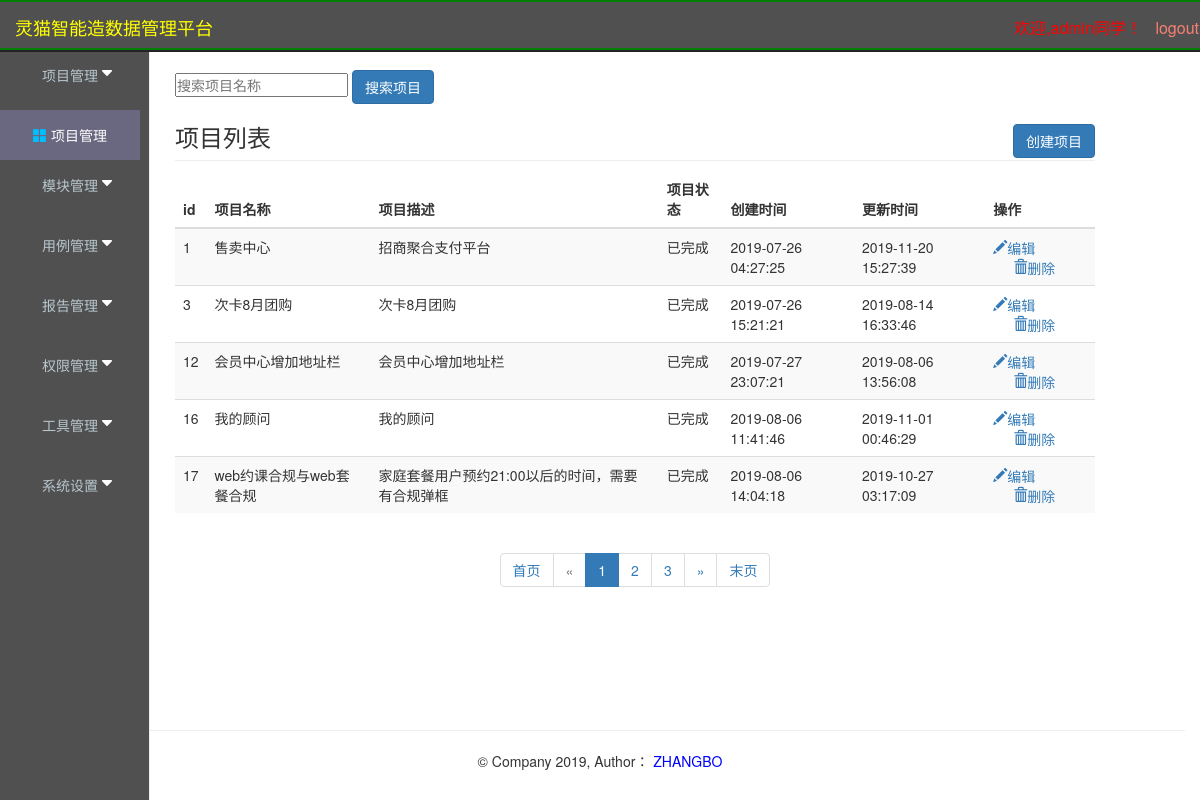
The page /project/ (signed in) on the database its author committed.
### ccimp_project_app/models/projectModels.py (models this page shows, shortened)
class Project(models.Model):
      user = models.ForeignKey(User,on_delete=models.CASCADE)
      name = models.CharField("名称",max_length=50,null=False)
      describe = models.TextField("描述",default="",max_length=50)
      status = models.IntegerField("状态",default=0)#禁用0 开启1 进行中2 已完成3 暂停4
      create_time = models.DateTimeField(null=False)
      update_time = models.DateTimeField(null=True)

### ccimp_user_app/views.py (the view)
    def inner(request, *args, **kwargs):
        v = request.session.get('is_login', None)
        if v != True:
            return redirect('/login_ccimp/')
        return func(request, *args, **kwargs)

### templates/project_list.html (shortened to what this page needs)
{% extends "base.html" %}
{% block base %}
{% include "common_top.html"%}
<div class="container-fluid">
    <div class="row">
        {% include "common_left.html"%}
        <div style="margin-left: 135px;" class="col-sm-9 col-sm-offset-3 col-md-10 col-md-offset-2 main">
            {% if type == "list" %}
            <form class="project" method="get" name="project-page" action="search">
                <input type="text" name="search_name" placeholder="搜索项目名称">
                <button class="btn btn-primary" type="submit">搜索项目</button>
            </form>
            <h3 class="sub-header">项目列表
                <button class="btn btn-primary" name="submit" style="float:right;"
                        onclick="location.href='/project/add_project/'">创建项目</button>
            </h3>
            <div class="table-responsive">
                <table class="table table-striped">
                    <thead>
                        <tr style="text-align: center">
                            <th>id</th>
                            <th>项目名称</th>
                            <th>项目描述</th>
                            <th>项目状态</th>
                            <th>创建时间</th>
                            <th>更新时间</th>
                            <th>操作</th>
                        </tr>
                    </thead>
                    <tbody>
                        {% for project in projects %}
                        <tr>
                            <td>{{ project.id }}</td>
                            <td>{{ project.name }}</td>
                            <td>{{ project.describe }}</td>
                            {% if project.status == 0 %}
                                <td>禁用</td>
                            {% elif project.status == 1 %}
                                <td>开启</td>
                            {% elif project.status == 2 %}
                                <td>进行中</td>
                            {% elif project.status == 3 %}
                                <td>已完成</td>
                            {% elif project.status == 4 %}
                                <td>暂停</td>
                            {% endif %}
                            <td>{{ project.create_time | date:"Y-m-d H:i:s" }}</td>
                            <td>{{ project.update_time | date:"Y-m-d H:i:s" }}</td>
                            <td>
                                <a href="/project/edit_project/{{ project.id }}/">
                                    <i class="glyphicon glyphicon-pencil">编辑</i>
                                </a>
                                <a href="/project/delete_project/{{ project.id }}/" style="margin-left:20px;"
                                          onclick="return project_del()">
                                    <i class="glyphicon glyphicon-trash">删除</i>
                                </a>
                            </td>
                        </tr>
                        {% endfor %}
                    </tbody>
                </table>
            </div>
            {% endif %}
            <div style="text-align: center;">
               <nav aria-label="Page navigation">
                  <ul class="pagination">
                      {% if projects %}
                          {% if search_name %}
                              <li>
                                  <a href="?search_name={{ search_name }}&page={{ page_num }}" aria-label="Previous">
                                      <span aria-hidden="true">首页</span>
                                  </a>
                              </li>
                          {% else %}
                              <li>
                                  <a href="?page={{ page_num }}" aria-label="Previous">
                                      <span aria-hidden="true">首页</span>
                                  </a>
                              </li>
                          {% endif %}
                          {% if projects.has_previous %}
                              {% if search_name %}
                                  <li>
                                      <a href="?search_name={{ search_name }}&page={{ projects.previous_page_number}}" aria-label="Previous">
                                          <span aria-hidden="true">&laquo;</span>
                                      </a>
                                  </li>
                              {% else %}
                                  <li>
                                      <a href="?page={{ projects.previous_page_number}}" aria-label="Previous">
                                          <span aria-hidden="true">&laquo;</span>
                                      </a>
                                  </li>
                              {% endif %}
                          {% else %}
                              <li class="disabled">
                                      <a href="#" aria-label="Next">
                                          <span aria-hidden="true">&laquo;</span>
                                      </a>
                              </li>
                          {% endif%}
                          {% for p1 in paginator_num_pages_array_ %}
                              {% if projects.has_previous %}
                                  {% if search_name %}
                                      {% if p1 == projects.number %}
                                          <li class="active">
                                              <a href="?search_name={{ search_name }}&page={{ p1 }}">
                                                  {{ p1 }}
                                              </a>
                                          </li>
                                      {% else %}
                                          <li>
                                              <a href="?search_name={{ search_name }}&page={{ p1 }}">
                                                  {{ p1 }}
                                              </a>
                                          </li>
                                      {% endif %}
                                  {% else %}
                                      {% if p1 == projects.number %}
                                          <li class="active">
                                              <a href="?page={{ p1 }}">
                                                  {{ p1 }}
                                              </a>
                                          </li>
                                      {% else %}
                                          <li>
                                              <a href="?page={{ p1 }}">
                                                  {{ p1 }}
                                              </a>
                                          </li>
                                      {% endif %}
                                  {% endif %}
                              {% else %}
                                  {% if search_name %}
                                      {% if p1 == projects.number %}
                                          <li class="active">
                                              <a href="?search_name={{ search_name }}&page={{ p1 }}">
                                                  {{ p1 }}
                                              </a>
                                          </li>
                                      {% else %}
                                          <li>
                                              <a href="?search_name={{ search_name }}&page={{ p1 }}">
                                                  {{ p1 }}
                                              </a>
                                          </li>
                                      {% endif %}
                                  {% else %}
                                      {% if p1 == projects.number %}
                                          <li class="active">
                                              <a href="?page={{ p1 }}">
                                                  {{ p1 }}
                                              </a>
                                          </li>
                                      {% else %}
                                          <li>
                                              <a href="?page={{ p1 }}">
                                                  {{ p1 }}
                                              </a>
                                          </li>
                                      {% endif %}
                                  {% endif %}
                              {% endif %}
                          {% endfor %}
                          {% if projects.has_next %}
                              {% if search_name %}
                                  <li>
                                      <a href="?search_name={{ search_name }}&page={{ projects.next_page_number}}" aria-label="Previous">
                                          <span aria-hidden="true">&raquo;</span>
                                      </a>
                                  </li>
                              {% else %}
                                  <li>
                                      <a href="?page={{ projects.next_page_number}}" aria-label="Previous">
                                          <span aria-hidden="true">&raquo;</span>
                                      </a>
                                  </li>
                              {% endif %}
                          {% else %}
                              <li class="disabled">
                                      <a href="#" aria-label="Next">
                                          <span aria-hidden="true">&raquo;</span>
                                      </a>
                              </li>
                          {% endif%}
                          {% if search_name %}
                              <li>
                                  <a href="?search_name={{ search_name }}&page={{ paginator_num_pages }}" aria-label="Previous">
                                      <span aria-hidden="true">末页</span>
                                  </a>
                             </li>
                          {% else %}
                              <li>
                                  <a href="?page={{ paginator_num_pages }}" aria-label="Previous">
                                      <span aria-hidden="true">末页</span>
                                  </a>
                             </li>
                          {% endif %}
                      {% endif %}
                  </ul>
               </nav>
            </div>
        </div>
    </div>
</div>
{% endblock %}

### rows shown on the page
Project: id "1", name "售卖中心", describe "招商聚合支付平台", status "已完成", create_time "2019-07-26 04:27:25", update_time "2019-11-20 15:27:39"
Project: id "3", name "次卡8月团购", describe "次卡8月团购", status "已完成", create_time "2019-07-26 15:21:21", update_time "2019-08-14 16:33:46"
Project: id "12", name "会员中心增加地址栏", describe "会员中心增加地址栏", status "已完成", create_time "2019-07-27 23:07:21", update_time "2019-08-06 13:56:08"
Project: id "16", name "我的顾问", describe "我的顾问", status "已完成", create_time "2019-08-06 11:41:46", update_time "2019-11-01 00:46:29"
Project: id "17", name "web约课合规与web套餐合规", describe "家庭套餐用户预约21:00以后的时间，需要有合规弹框", status "已完成", create_time "2019-08-06 14:04:18", update_time "2019-10-27 03:17:09"

### other values the page prints
{{ p1 }} "1"
{{ p1 }} "2" "3"
